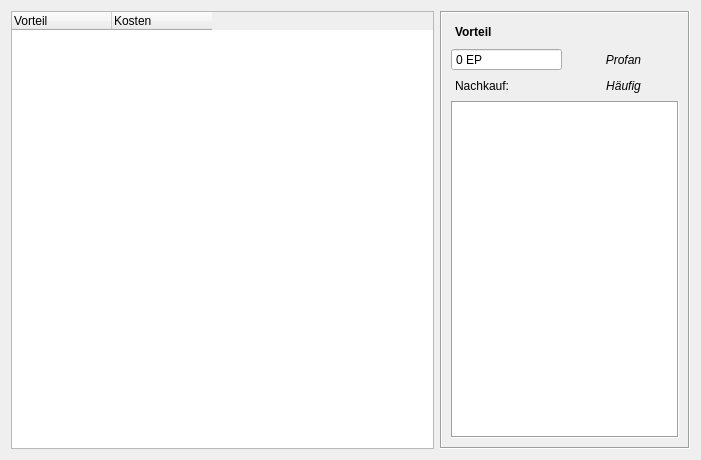
<?xml version="1.0" encoding="UTF-8"?>
<ui version="4.0">
 <class>Form</class>
 <widget class="QWidget" name="Form">
  <property name="geometry">
   <rect>
    <x>0</x>
    <y>0</y>
    <width>701</width>
    <height>460</height>
   </rect>
  </property>
  <property name="windowTitle">
   <string>Form</string>
  </property>
  <layout class="QHBoxLayout" name="horizontalLayout">
   <item>
    <widget class="QTreeWidget" name="treeWidget">
     <property name="sizePolicy">
      <sizepolicy hsizetype="Expanding" vsizetype="Expanding">
       <horstretch>0</horstretch>
       <verstretch>0</verstretch>
      </sizepolicy>
     </property>
     <property name="editTriggers">
      <set>QAbstractItemView::NoEditTriggers</set>
     </property>
     <property name="tabKeyNavigation">
      <bool>true</bool>
     </property>
     <property name="showDropIndicator" stdset="0">
      <bool>false</bool>
     </property>
     <property name="alternatingRowColors">
      <bool>true</bool>
     </property>
     <property name="animated">
      <bool>false</bool>
     </property>
     <property name="allColumnsShowFocus">
      <bool>true</bool>
     </property>
     <property name="headerHidden">
      <bool>false</bool>
     </property>
     <attribute name="headerVisible">
      <bool>true</bool>
     </attribute>
     <attribute name="headerCascadingSectionResizes">
      <bool>false</bool>
     </attribute>
     <attribute name="headerDefaultSectionSize">
      <number>100</number>
     </attribute>
     <attribute name="headerHighlightSections">
      <bool>false</bool>
     </attribute>
     <attribute name="headerMinimumSectionSize">
      <number>80</number>
     </attribute>
     <attribute name="headerStretchLastSection">
      <bool>false</bool>
     </attribute>
     <column>
      <property name="text">
       <string>Vorteil</string>
      </property>
      <property name="textAlignment">
       <set>AlignLeading|AlignVCenter</set>
      </property>
     </column>
     <column>
      <property name="text">
       <string>Kosten</string>
      </property>
     </column>
    </widget>
   </item>
   <item>
    <widget class="QScrollArea" name="scrollArea">
     <property name="minimumSize">
      <size>
       <width>250</width>
       <height>0</height>
      </size>
     </property>
     <property name="maximumSize">
      <size>
       <width>225</width>
       <height>16777215</height>
      </size>
     </property>
     <property name="frameShape">
      <enum>QFrame::Box</enum>
     </property>
     <property name="midLineWidth">
      <number>0</number>
     </property>
     <property name="widgetResizable">
      <bool>true</bool>
     </property>
     <property name="alignment">
      <set>Qt::AlignLeading|Qt::AlignLeft|Qt::AlignVCenter</set>
     </property>
     <widget class="QWidget" name="scrollAreaWidgetContents">
      <property name="geometry">
       <rect>
        <x>0</x>
        <y>0</y>
        <width>246</width>
        <height>438</height>
       </rect>
      </property>
      <layout class="QGridLayout" name="gridLayout">
       <item row="6" column="0" colspan="2">
        <widget class="QPlainTextEdit" name="plainText">
         <property name="frameShape">
          <enum>QFrame::Box</enum>
         </property>
         <property name="frameShadow">
          <enum>QFrame::Sunken</enum>
         </property>
         <property name="lineWidth">
          <number>1</number>
         </property>
         <property name="readOnly">
          <bool>true</bool>
         </property>
         <property name="backgroundVisible">
          <bool>false</bool>
         </property>
        </widget>
       </item>
       <item row="0" column="0" colspan="2">
        <widget class="QLabel" name="labelVorteil">
         <property name="minimumSize">
          <size>
           <width>0</width>
           <height>20</height>
          </size>
         </property>
         <property name="font">
          <font>
           <weight>75</weight>
           <bold>true</bold>
          </font>
         </property>
         <property name="styleSheet">
          <string notr="true">margin-left: 1px;</string>
         </property>
         <property name="text">
          <string>Vorteil</string>
         </property>
        </widget>
       </item>
       <item row="3" column="0">
        <widget class="QLabel" name="label">
         <property name="styleSheet">
          <string notr="true">margin-left: 1px</string>
         </property>
         <property name="text">
          <string>Nachkauf:</string>
         </property>
        </widget>
       </item>
       <item row="3" column="1">
        <widget class="QLabel" name="labelNachkauf">
         <property name="minimumSize">
          <size>
           <width>0</width>
           <height>18</height>
          </size>
         </property>
         <property name="font">
          <font>
           <italic>true</italic>
          </font>
         </property>
         <property name="text">
          <string>Häufig</string>
         </property>
         <property name="alignment">
          <set>Qt::AlignCenter</set>
         </property>
        </widget>
       </item>
       <item row="2" column="0">
        <widget class="QSpinBox" name="spinKosten">
         <property name="alignment">
          <set>Qt::AlignLeading|Qt::AlignLeft|Qt::AlignVCenter</set>
         </property>
         <property name="readOnly">
          <bool>true</bool>
         </property>
         <property name="buttonSymbols">
          <enum>QAbstractSpinBox::NoButtons</enum>
         </property>
         <property name="suffix">
          <string> EP</string>
         </property>
         <property name="minimum">
          <number>-1000</number>
         </property>
         <property name="maximum">
          <number>1000</number>
         </property>
         <property name="singleStep">
          <number>20</number>
         </property>
        </widget>
       </item>
       <item row="2" column="1">
        <widget class="QLabel" name="labelTyp">
         <property name="minimumSize">
          <size>
           <width>0</width>
           <height>18</height>
          </size>
         </property>
         <property name="font">
          <font>
           <italic>true</italic>
          </font>
         </property>
         <property name="text">
          <string>Profan</string>
         </property>
         <property name="alignment">
          <set>Qt::AlignCenter</set>
         </property>
        </widget>
       </item>
      </layout>
     </widget>
    </widget>
   </item>
  </layout>
 </widget>
 <resources/>
 <connections/>
</ui>
